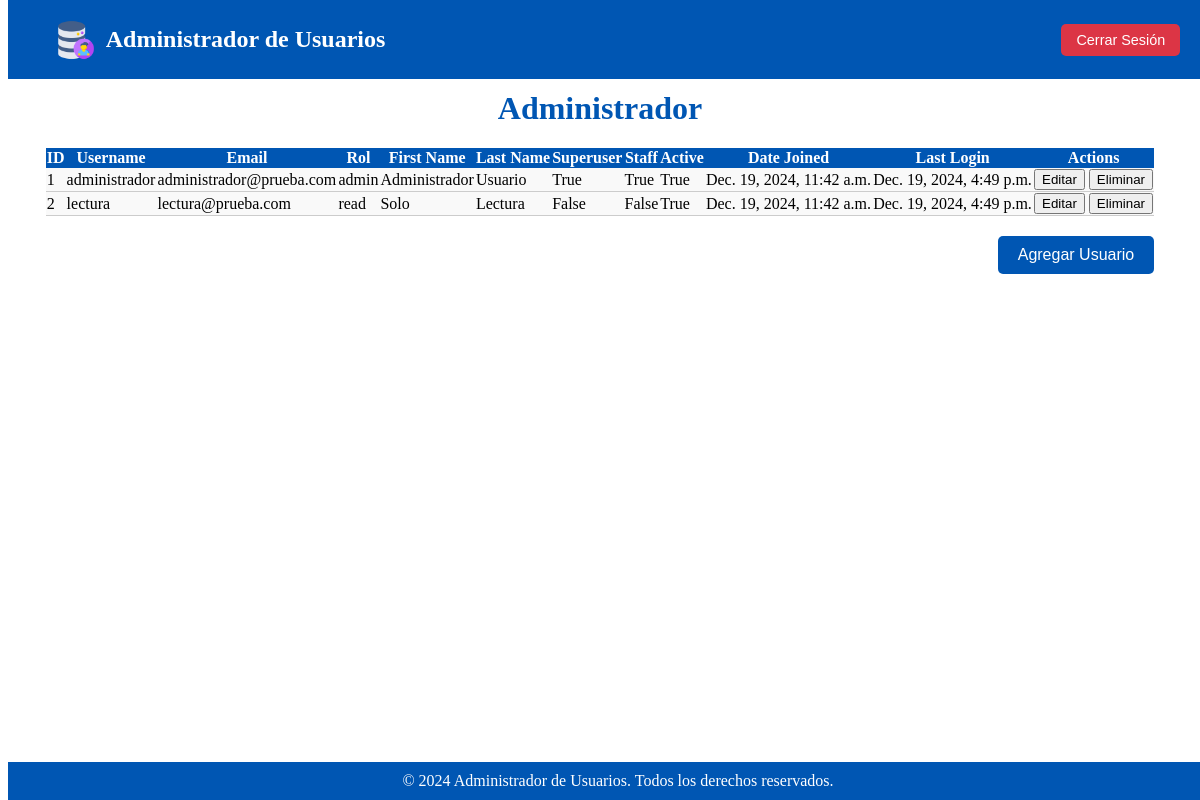
Page /accounts/users/ (signed in) on the earlier database version.
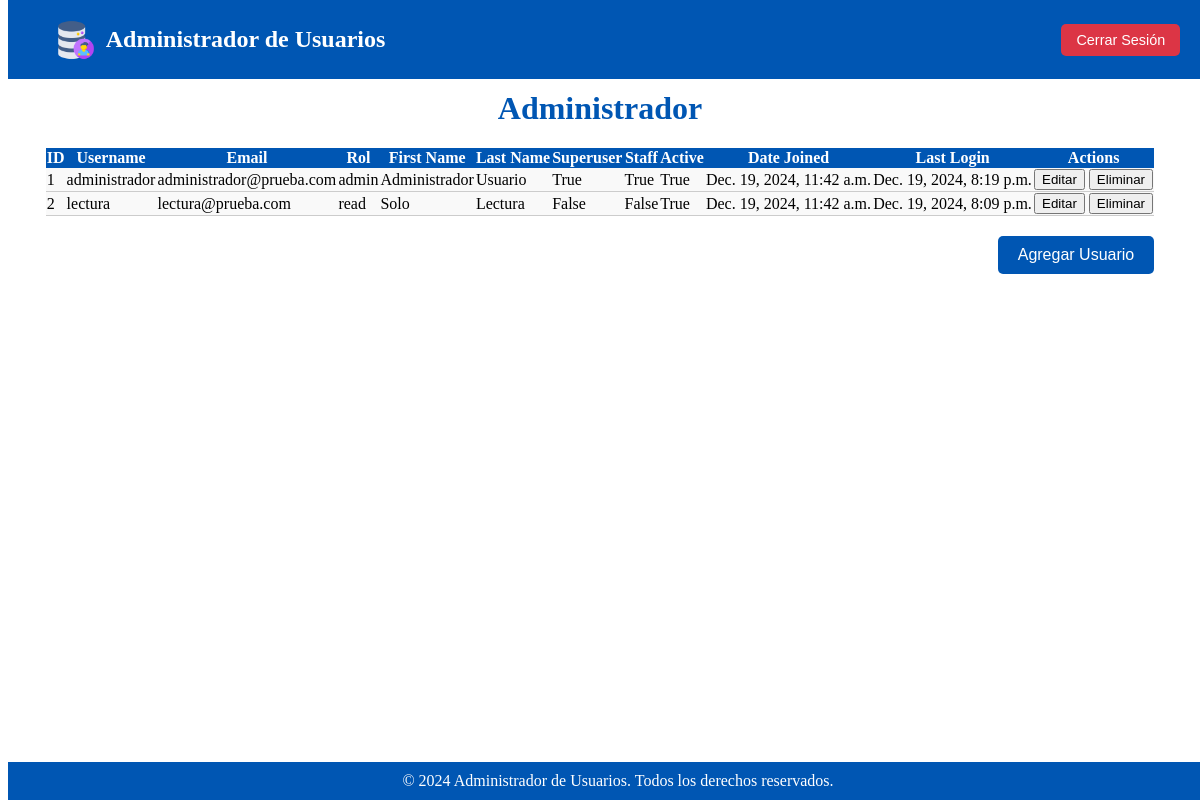
Same page on the later database version.
### accounts/models.py (models this page shows, shortened)
class User(AbstractUser):
    email = models.EmailField(unique=True)
    role = models.ForeignKey(Role, on_delete=models.SET_NULL, null=True, blank=True)
    first_name = models.CharField(max_length=150, blank=True, null=True)  # Coincide con FastAPI
    last_name = models.CharField(max_length=150, blank=True, null=True)   # Coincide con FastAPI
    class Meta:
        db_table = "users"  # Nombre de la tabla compartida con FastAPI
        managed = False     # Evita que Django modifique la tabla existente
    def __str__(self):
        return self.username

class Role(models.Model):
    name = models.CharField(max_length=50, unique=True)
    description = models.TextField(blank=True, null=True)
    class Meta:
        db_table = "roles"  # Nombre de la tabla compartida con FastAPI
        managed = False     # Evita que Django modifique la tabla existente

### accounts/views.py (the view)
# urls.py: path('users/', views.admin_user_list, name='admin_user_list'),  # Vista completa (admin)
@login_required
@user_passes_test(is_admin)
def admin_user_list(request):
    users = User.objects.all()  # Consultar todos los usuarios
    print(f"Usuarios (Admin View): {users}")  # Depuración
    return render(request, 'admin_user_list.html', {'users': users})

### accounts/views.py (called while the page is built)
def is_admin(user):
    return user.is_superuser

### templates/admin_user_list.html
{% include 'header.html' %}
<div style="margin-top: 90px; margin-bottom: 60px;">
  <main style="margin: 1cm;">
    <h1 style="text-align: center; color: #0056B3;">Administrador</h1>
    <table style="width: 100%; border-collapse: collapse; margin: auto;">
      <thead>
        <tr style="background-color: #0056B3; color: white;">
          <th>ID</th>
          <th>Username</th>
          <th>Email</th>
          <th>Rol</th>
          <th>First Name</th>
          <th>Last Name</th>
          <th>Superuser</th>
          <th>Staff</th>
          <th>Active</th>
          <th>Date Joined</th>
          <th>Last Login</th>
          <th>Actions</th>
        </tr>
      </thead>
      <tbody>
        {% for user in users %}
        <tr style="background-color: #F9F9F9; border-bottom: 1px solid #CCC;">
          <td>{{ user.id }}</td>
          <td>{{ user.username }}</td>
          <td>{{ user.email }}</td>
          <td>
            {% if user.role %}
              {{ user.role.name }}
            {% else %}
              Sin Rol
            {% endif %}
          </td>
          <td>{{ user.first_name }}</td>
          <td>{{ user.last_name }}</td>
          <td>{{ user.is_superuser }}</td>
          <td>{{ user.is_staff }}</td>
          <td>{{ user.is_active }}</td>
          <td>{{ user.date_joined }}</td>
          <td>{{ user.last_login }}</td>
          <td>
            <a href="{% url 'edit_user' user.id %}" style="text-decoration: none;">
              <button class="edit-btn">Editar</button>
            </a>
            <a href="{% url 'delete_user' user.id %}" style="text-decoration: none;">
              <button class="delete-btn">Eliminar</button>
            </a>
          </td>
        </tr>
        {% endfor %}
      </tbody>
    </table>
    <div style="text-align: right; margin-top: 20px;">
      <a href="{% url 'add_user' %}" style="text-decoration: none;">
        <button style="background-color: #0056B3; color: white; border: none; padding: 10px 20px; border-radius: 5px; font-size: 1rem; cursor: pointer;">
          Agregar Usuario
        </button>
      </a>
    </div>
  </main>
</div>
{% include 'footer.html' %}

### templates/header.html (shortened to what this page needs)
<header style="background-color: #0056B3; padding: 10px; color: white; display: flex; align-items: center; justify-content: space-between; position: fixed; top: 0; width: 100%; z-index: 1000;">
    <div style="display: flex; align-items: center; margin-left: 1cm;">
        <a href="/" style="text-decoration: none; color: white; display: flex; align-items: center;">
            <img src="/static/images/logo.png" alt="Logo" style="height: 40px; margin-right: 10px;">
            <h1 style="font-size: 1.5rem; font-weight: bold;">Administrador de Usuarios</h1>
        </a>
    </div>
    {% if request.user.is_authenticated %}
    <div style="margin-right: 1cm;">
        <form action="{% url 'user_logout' %}" method="POST" style="margin: 0;">
            <button type="submit" style="background-color: #DC3545; color: white; border: none; padding: 8px 15px; border-radius: 5px; font-size: 0.9rem; cursor: pointer;">
                Cerrar Sesión
            </button>
        </form>
    </div>
    {% endif %}
</header>

### templates/footer.html
<footer style="background-color: #0056B3; color: white; text-align: center; padding: 10px; position: fixed; bottom: 0; width: 100%; z-index: 1000;">
  <div style="margin: 0 1cm;">
      <p style="margin: 0;">© 2024 Administrador de Usuarios. Todos los derechos reservados.</p>
  </div>
</footer>

Differences in the rows shown:
changed User "administrador": last_login "Dec. 19, 2024, 4:49 p.m." → "Dec. 19, 2024, 8:19 p.m."
changed User "lectura": last_login "Dec. 19, 2024, 4:49 p.m." → "Dec. 19, 2024, 8:09 p.m."
